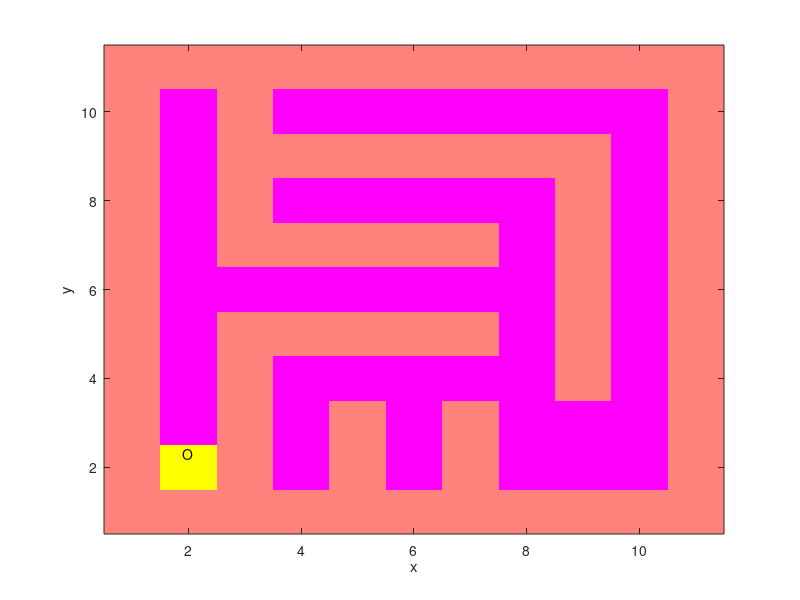

Write the MATLAB code that produced this figure. (Note: this script raises an error after producing the figure.)
% Bruce Land
% robot simulator
clear all;
figure(1); clf;
clc;

dt = 0.1; % sec
time_end = 100 ;
time = 0:dt:time_end;

%maze structure maze(x,y)
% walls on odd indexs
wall = 1; % zero means no wall
no_wall = 0;
robot = 2;
% start with no walls
maze = zeros(11,11) ;
% wall around the whole maze
maze(:,1) = wall;
maze(:,11) = wall;
maze(1,:) = wall;
maze(11,:) = wall;
% interior walls
maze(1:5,3) = wall;
maze(7:11,3) = wall;
maze(5,3:7) = wall ;
maze(7,3:5) = wall ;
maze(7,6:7) = wall ; %%
maze(9,3:9) = wall ;
maze(9,3:9) = wall ;
maze(4:8,9) = wall ;
maze(1:3,5) = wall ;
maze(1:3,7) = wall ;
% imagesc(maze)
% axis xy
% return
% init state to first intersection
% inside the lower left corner
robot_x_pos = 2;
robot_y_pos = 2;
maze(robot_y_pos,robot_x_pos) = robot;
%==========================================
% orientation  0--facing +y direction
%            3   1--facing +x direction
%              2
%==========================================
robot_orient = 0;
% first step is always up
x_inc = 0; y_inc = 1;

imagesc(maze)
robot_eyes = text(1.9,2.3,'O');
colormap spring
xlabel 'x'
ylabel 'y'
axis tight
axis xy

pause(5)
disp('Starting ...')


%assume distance sensors
brain = zeros(size(maze,1),size(maze,2));
brain(1,:) = 1;
brain(end,:) = 1;
brain(:,1) = 1;
brain(:,end) = 1;


visited = robot_y_pos*100+robot_x_pos;
% brain(robot_y_pos,robot_x_pos) = visited;
brain(robot_y_pos,robot_x_pos) = 2;

brain = dfs(visited , robot_orient,maze,brain);
disp(flipud(brain))
figure()
imagesc(flipud(brain*10))




